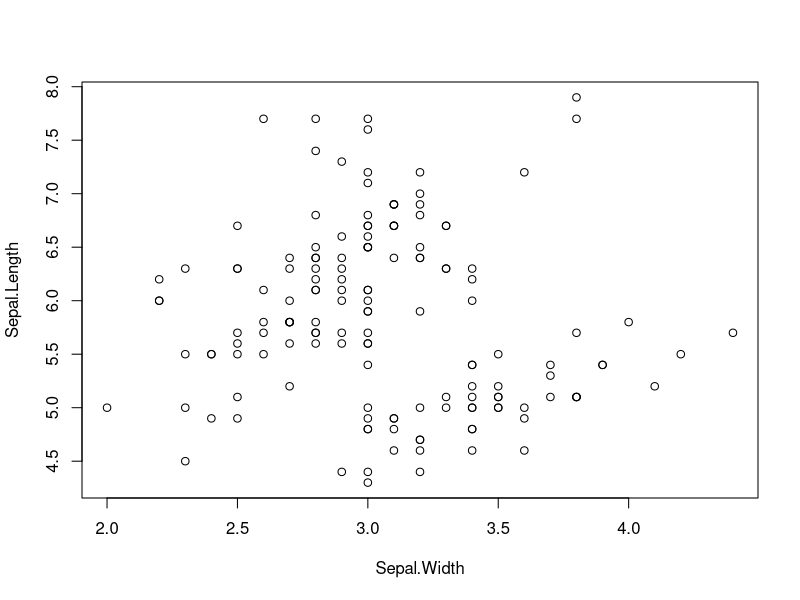
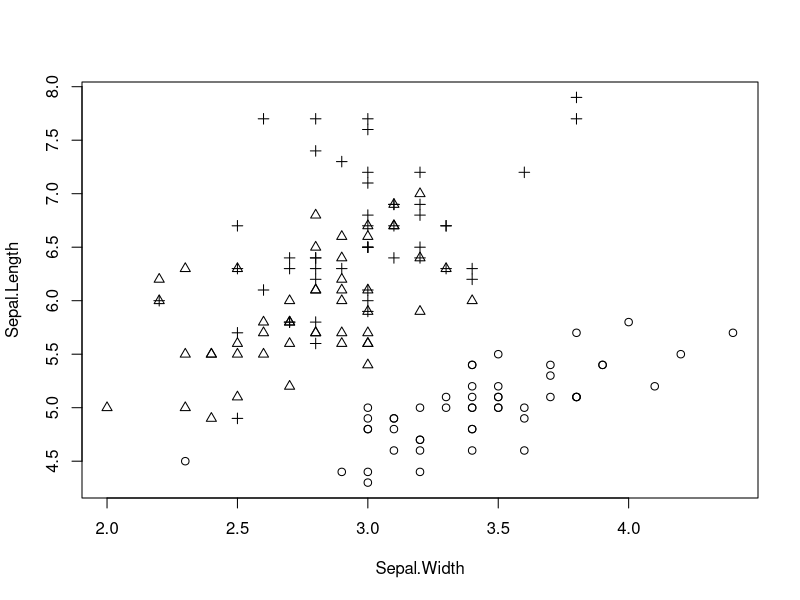
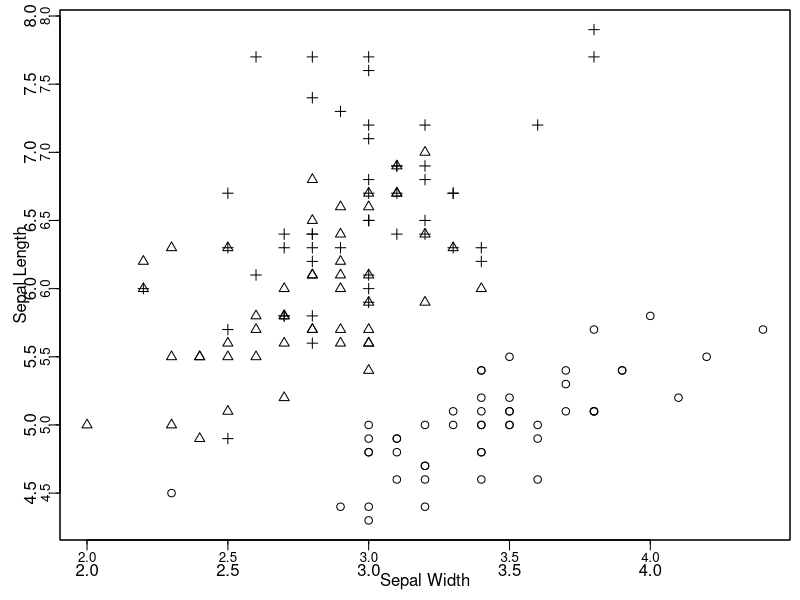
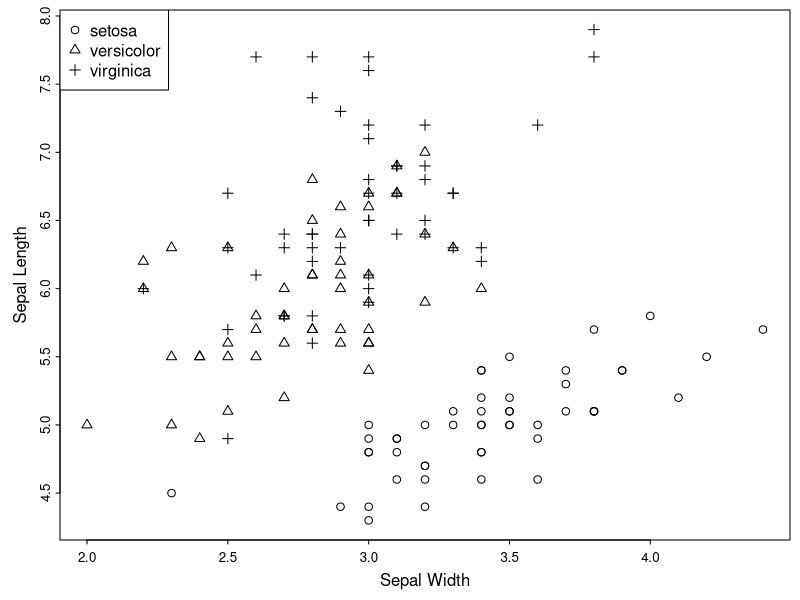
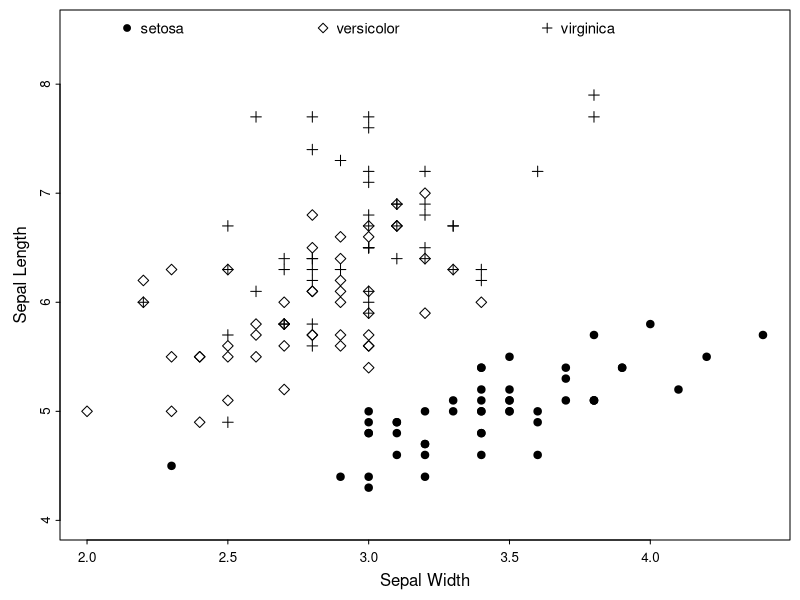
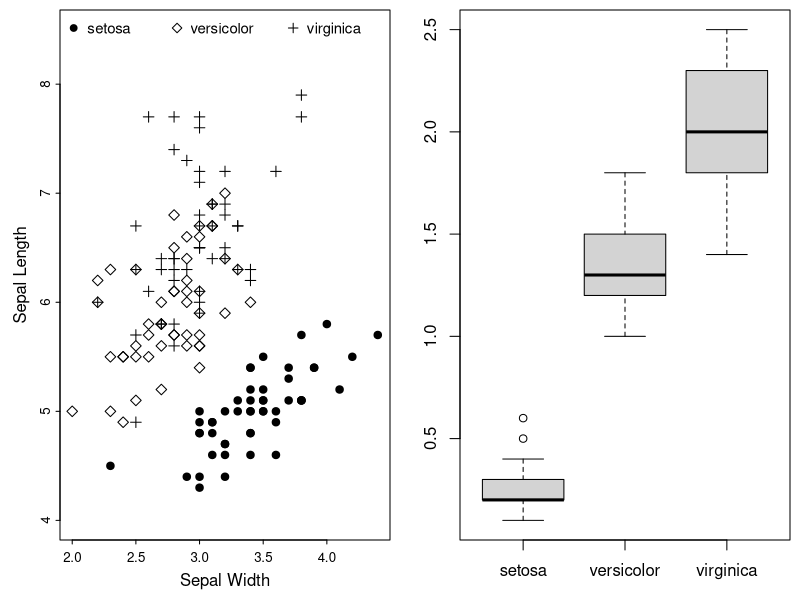
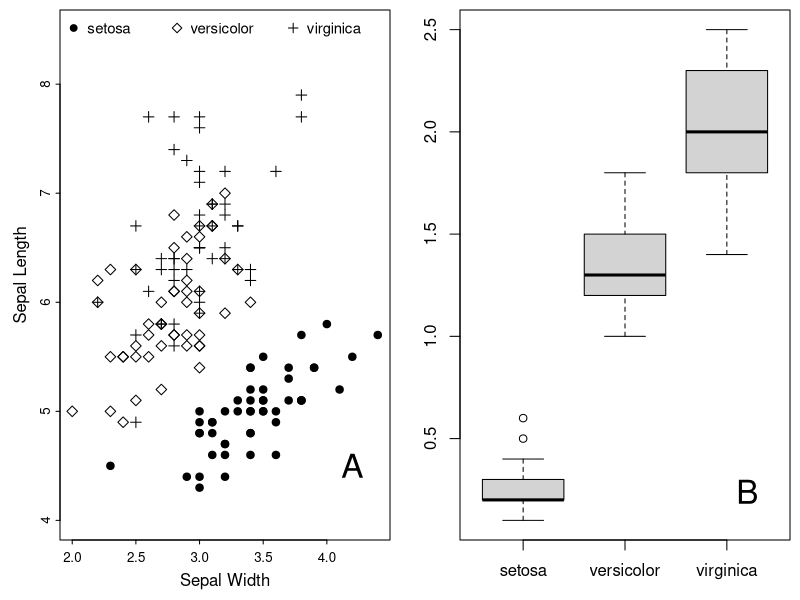
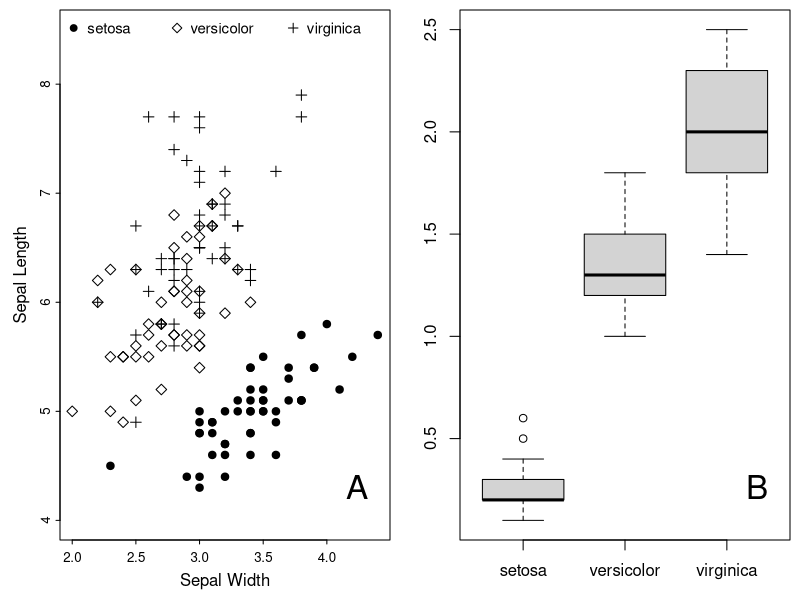

Write R code to recreate these figures, in order. (Note: this script raises an error after producing the figures.)
#' \section{Size}

dev.new(height = 3.5, width = 3.5)

#' \section{Content}
#' 
plot(Sepal.Length ~ Sepal.Width, data = iris)


#' \subsection{Plot Symbols}
#' 

str(iris)
as.numeric(iris$Species)


plot(Sepal.Length ~ Sepal.Width, pch = as.numeric(Species), data = iris)

#' \subsection{Margins}
#' 

par(mar = c(3, 3, 0.5, 0.5))
plot(Sepal.Length ~ Sepal.Width, pch = as.numeric(Species), data = iris)

#' \subsection{Axes}

box()

axis(side = 1, tcl = -0.2, mgp = c(3, 0.3, 0), cex.axis = 0.8)
axis(side = 2, tcl = -0.2, mgp = c(3, 0.3, 0), cex.axis = 0.8)

mtext("Sepal Width", side = 1, line = 1.5)
mtext("Sepal Length", side = 2, line = 1.5)

par(mar = c(3, 3, 0.5, 0.5))
plot(Sepal.Length ~ Sepal.Width, pch = as.numeric(Species), data = iris, 
     ann = FALSE,                       # turn off axis labels
     axes = FALSE)                      # turn off axis ticks
box()
axis(side = 1, tcl = -0.2, mgp = c(3, 0.3, 0), cex.axis = 0.8) 
axis(side = 2, tcl = -0.2, mgp = c(3, 0.3, 0), cex.axis = 0.8) 
mtext("Sepal Width", side = 1, line = 1.5)
mtext("Sepal Length", side = 2, line = 1.5)

#' \subsection*{Exercise 1: adding a legend}

legend(legend = levels(iris$Species), x="topleft", pch = 1:3)

#' \subsection{Selecting Plot Symbols}
#' 

mysymbols <- c(19, 5, 3)
plot(Sepal.Length ~ Sepal.Width, pch = mysymbols[as.numeric(Species)], data = iris,
     ylim = c(4.0, 8.5), ann = FALSE, axes = FALSE)
box()
axis(side = 1, tcl = -0.2, mgp = c(3, 0.3, 0), cex.axis = 0.8) 
axis(side = 2, tcl = -0.2, mgp = c(3, 0.3, 0), cex.axis = 0.8)
mtext("Sepal Width", side = 1, line = 1.5)
mtext("Sepal Length", side = 2, line = 1.5)
legend(legend = levels(iris$Species), x = "top", pch = mysymbols, horiz = TRUE, 
       bty = 'n', cex = 0.9, text.width = c(0.6, 0.7, 0.6))

mysymbols
as.numeric(iris$Species)
mysymbols[as.numeric(iris$Species)]

#' \subsection{Panels}
#' 

dev.new(width = 7.25, height = 3.5)

par(mfrow = c(1, 2))

par(mfrow = c(1, 2))
par(mar = c(3, 3, 0.5, 0.5))
mysymbols <- c(19, 5, 3)
plot(Sepal.Length ~ Sepal.Width, pch = mysymbols[as.numeric(Species)], data = iris,
     ylim = c(4.0, 8.5), ann = FALSE, axes = FALSE)
box()
axis(side = 1, tcl = -0.2, mgp = c(3, 0.3, 0), cex.axis = 0.8) 
axis(side = 2, tcl = -0.2, mgp = c(3, 0.3, 0), cex.axis = 0.8) 
mtext("Sepal Width", side = 1, line = 1.5)
mtext("Sepal Length", side = 2, line = 1.5)
legend(legend = levels(iris$Species), x = "top", pch = mysymbols, horiz = TRUE, 
       bty = 'n', cex = 0.9, text.width = c(0.6, 0.7, 0.6))

## ----panel2, fig.width=7.25, fig.height=3.5, fig.align="center", echo = FALSE----
boxplot(Petal.Width ~ Species, data = iris)


## ----panel2B, fig.width=7.25, fig.height=3.5, fig.align="center", echo = FALSE----
par(mfrow = c(1, 2))
par(mar = c(3, 3, 0.5, 0.5))
mysymbols <- c(19, 5, 3)
plot(Sepal.Length ~ Sepal.Width, pch = mysymbols[as.numeric(Species)], data = iris,
     ylim = c(4.0, 8.5), ann = FALSE, axes = FALSE)
box()
axis(side = 1, tcl = -0.2, mgp = c(3, 0.3, 0), cex.axis = 0.8) 
axis(side = 2, tcl = -0.2, mgp = c(3, 0.3, 0), cex.axis = 0.8) 
mtext("Sepal Width", side = 1, line = 1.5)
mtext("Sepal Length", side = 2, line = 1.5)
legend(legend = levels(iris$Species), x = "top", pch = mysymbols, horiz = TRUE, 
       bty = 'n', cex = 0.9, text.width = c(0.6, 0.7, 0.6))
## For the first panel:
text("A", x = 4.2, y = 4.5, cex = 2)
boxplot(Petal.Width ~ Species, data = iris)
## For the second panel:
text("B", x = 3.2, y = 0.24, cex = 2)


## ----panel2Bc, fig.width=7.25, fig.height=3.5, fig.align="center", echo = FALSE----
par(mfrow = c(1, 2))
par(mar = c(3, 3, 0.5, 0.5))
mysymbols <- c(19, 5, 3)
plot(Sepal.Length ~ Sepal.Width, pch = mysymbols[as.numeric(Species)], data = iris,
     ylim = c(4.0, 8.5), ann = FALSE, axes = FALSE)
box()
axis(side = 1, tcl = -0.2, mgp = c(3, 0.3, 0), cex.axis = 0.8) 
axis(side = 2, tcl = -0.2, mgp = c(3, 0.3, 0), cex.axis = 0.8) 
mtext("Sepal Width", side = 1, line = 1.5)
mtext("Sepal Length", side = 2, line = 1.5)
legend(legend = levels(iris$Species), x = "top", pch = mysymbols, horiz = TRUE, 
       bty = 'n', cex = 0.9, text.width = c(0.6, 0.7, 0.6))
## For the first panel:
text("A", x = grconvertX(0.9, from="npc", to="user"), 
     y = grconvertY(0.1, from = "npc", to="user"), cex = 2)
boxplot(Petal.Width ~ Species, data = iris)
## For the first panel:
text("B", x = grconvertX(0.9, from="npc", to="user"), 
     y = grconvertY(0.1, from = "npc", to="user"), cex = 2)


#' \subsection*{Exercise 2: Completing the Panel}
#' 
#' There are still a few problems with our panel:
#' 
#' \begin{itemize}
#' \item The title of the Y axis on the second panel is not visible
#' \item The panel labels (A and B) are in the wrong positions --- they should be in the top left corners
#' \item Fixing the panel labels will require moving the legend for the first figure
#' \end{itemize}
#' 
#' If you change \texttt{ylim}, you can put the legend on the bottom, and make space for the label at
#' the top. Go ahead and see what you can do with this. You can use my example, Figure
#' \ref{fig:final-product} as a model. Alternatively, try formatting your own data according to the
#' requirements of a journal in your field.


#' \section{Image Formats}
#'
#' \subsection{Raster Images}

tiff(filename = "iris.tiff", width = 3.5, height = 3.5, units="in", res = 1000,
     compression = "lzw")
par(mar = c(3, 3, 0.5, 0.5))
plot(Sepal.Length ~ Sepal.Width, pch = as.numeric(Species), data = iris, 
     ann = FALSE,                       # turn off axis labels
     axes = FALSE)                      # turn off axis ticks
box()
axis(side = 1, tcl = -0.2, mgp = c(3, 0.3, 0), cex.axis = 0.8) 
axis(side = 2, tcl = -0.2, mgp = c(3, 0.3, 0), cex.axis = 0.8)
mtext("Sepal Width", side = 1, line = 1.5)
mtext("Sepal Length", side = 2, line = 1.5)
dev.off()

#' \subsection{Vector Images}
#' 

postscript("iris.eps", height = 3.5, width = 3.5,
           paper = "special", onefile = FALSE, horizontal = FALSE)
par(mar = c(3, 3, 0.5, 0.5))
plot(Sepal.Length ~ Sepal.Width, pch = as.numeric(Species), data = iris, 
     ann = FALSE,                       # turn off axis labels
     axes = FALSE)                      # turn off axis ticks
box()
axis(side = 1, tcl = -0.2, mgp = c(3, 0.3, 0), cex.axis = 0.8) 
axis(side = 2, tcl = -0.2, mgp = c(3, 0.3, 0), cex.axis = 0.8) 
mtext("Sepal Width", side = 1, line = 1.5)
mtext("Sepal Length", side = 2, line = 1.5)
dev.off()

embedFonts("iris.eps", outfile="iris-embed.eps")

